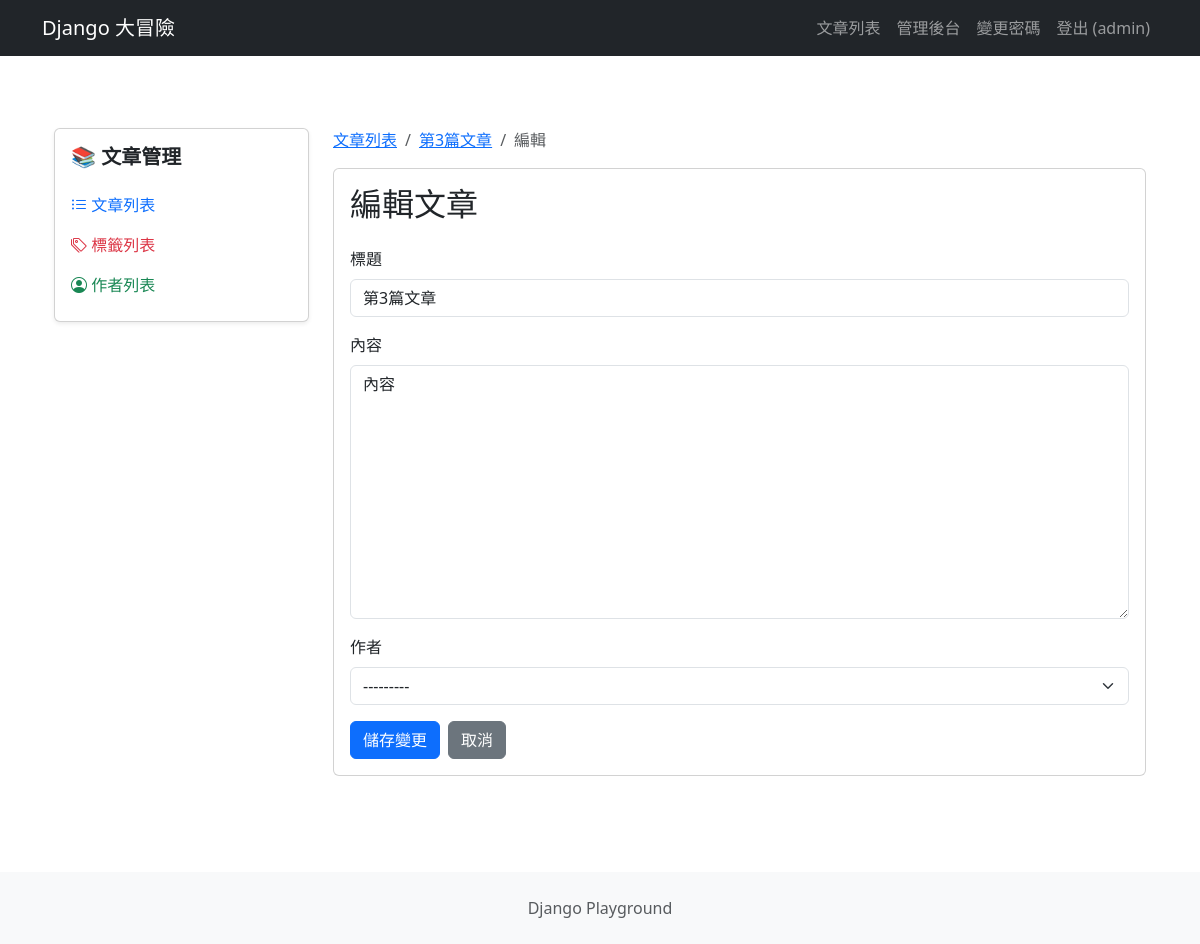
The page /blog/articles/3/edit/ (signed in) on the database as committed earlier.
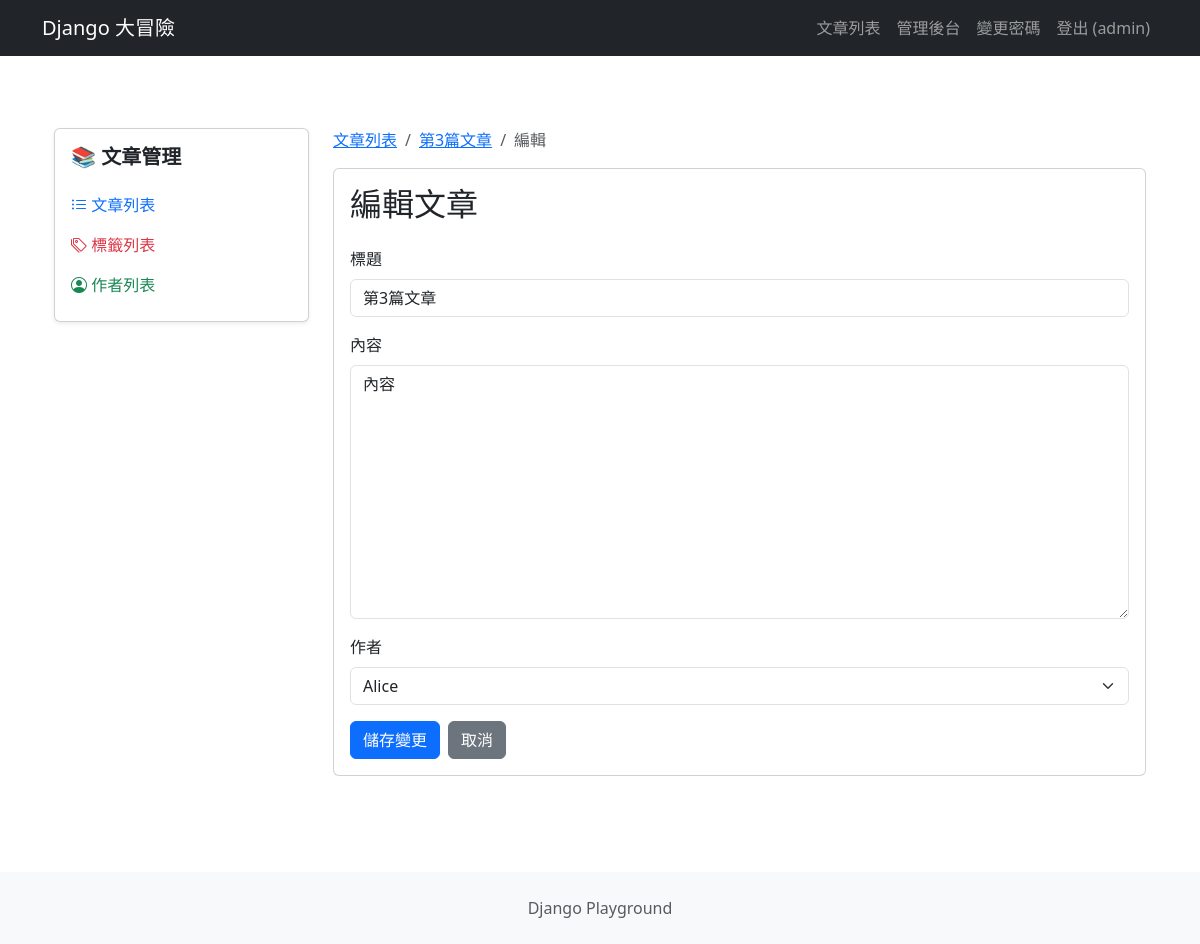
The same page on the database as committed later.
### apps/blog/models.py (models this page shows, shortened)
class Article(models.Model):
    title = models.CharField(max_length=200)
    content = models.TextField()
    created_at = models.DateTimeField(auto_now_add=True)
    updated_at = models.DateTimeField(auto_now=True)
    is_published = models.BooleanField(default=False)
    author = models.ForeignKey(
        Author,  # 關聯到 Author 模型
        on_delete=models.CASCADE,
        related_name="articles",
        null=True,
        blank=True,
    )
    tags = models.ManyToManyField(
        Tag,  # 關聯到 Tag 模型
        related_name="articles",
        blank=True,
    )

### apps/blog/views.py (the view)
# urls.py: path("articles/<int:id>/edit/", views.article_edit, name="article_edit"),
@permission_required("blog.change_article", raise_exception=True)
def article_edit(request, id):
    article = get_object_or_404(Article, id=id)
    form = ArticleForm(request.POST or None, instance=article)
    if form.is_valid():
        article = form.save()
        messages.success(request, f"文章「{article.title}」已成功更新。")
        return redirect("blog:article_detail", id=article.id)
    return render(request, "blog/article_edit.html", {"form": form, "article": article})

### apps/blog/forms.py (shortened to what this page needs)
class ArticleForm(forms.ModelForm):
    class Meta:
        model = Article
        fields = ["title", "content", "author"]
        labels = {
            "title": "標題",
            "content": "內容",
            "author": "作者",
        }
        error_messages = {
            "title": {
                "required": "標題不能空白",
                "max_length": "標題最多 %(limit_value)d 字元",
            },
            "content": {
                "required": "內容不能空白",
            },
        }
        widgets = {
            "content": forms.Textarea(attrs={"rows": 10}),
        }

### apps/blog/models.py (called while the page is built)
    def __str__(self):
        return self.name

### apps/blog/templates/blog/article_edit.html (shortened to what this page needs)
{% extends "blog/base.html" %}
{% load django_bootstrap5 %}
{% block blog_content %}
  <nav aria-label="breadcrumb" class="d-none d-md-block mb-3">
    <ol class="breadcrumb">
      <li class="breadcrumb-item">
        <a href="{% url 'blog:article_list' %}">文章列表</a>
      </li>
      <li class="breadcrumb-item">
        <a href="{% url 'blog:article_detail' id=article.id %}">{{ article.title }}</a>
      </li>
      <li class="breadcrumb-item active">
        編輯
      </li>
    </ol>
  </nav>
  <div class="card">
    <div class="card-body">
      <h2 class="card-title mb-4">
        編輯文章
      </h2>
      {% url 'blog:article_detail' id=article.id as cancel_url %}
      {% include "blog/components/article_form.html" with submit_text="儲存變更" show_reset=False %}
    </div>
  </div>
{% endblock blog_content %}

### apps/blog/templates/blog/components/article_form.html (shortened to what this page needs)
{% load django_bootstrap5 %}
<form method="post">
  {% bootstrap_field form.title addon_before='<i class="bi bi-pencil"></i>' placeholder="請輸入標題..." %}
  {% bootstrap_field form.content addon_before='<i class="bi bi-file-text"></i>' rows=10 %}
  {% bootstrap_field form.author addon_before='<i class="bi bi-person"></i>' %}
  <div class="d-flex gap-2 mt-3">
    {% bootstrap_button button_type="submit" content=submit_text %}
    {% bootstrap_button button_type="link" href=cancel_url content="取消" button_class="btn-secondary" %}
  </div>
</form>

Rows that differ between the two databases and show on the page:
changed Article "第3篇文章": author "---------" → "Alice"
